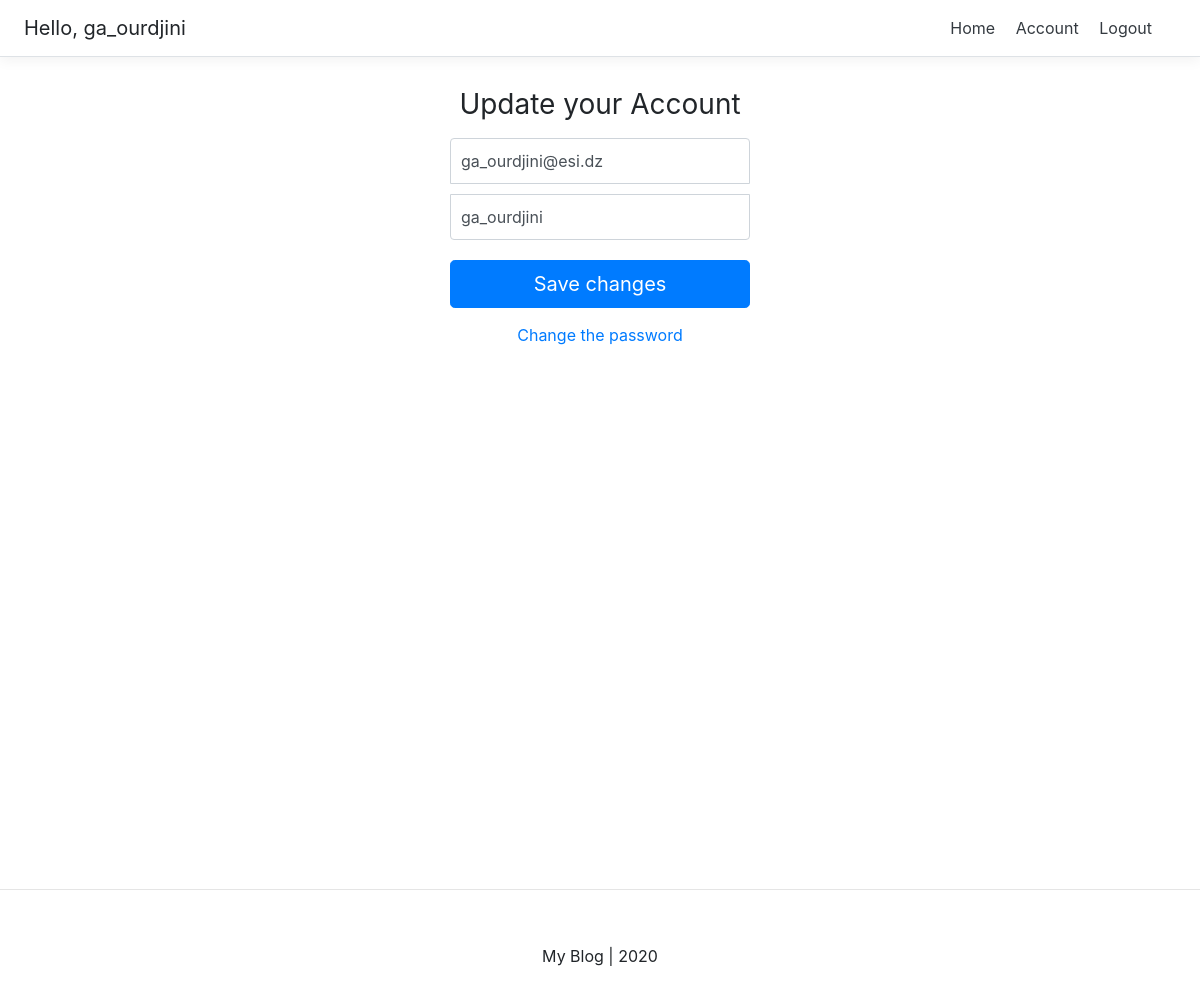
The app's page /account/ (signed in) with its own data.
### account/models.py (models this page shows, shortened)
class Account(AbstractBaseUser):
	email					= models.EmailField(verbose_name="email",max_length=60,unique=True)
	username				= models.CharField(max_length=30, unique=True)
	date_joined				= models.DateTimeField(verbose_name="date joined",auto_now_add=True)
	last_login				= models.DateTimeField(verbose_name="last login",auto_now=True)
	is_admin				= models.BooleanField(default=False)
	is_active				= models.BooleanField(default=True)
	is_staff				= models.BooleanField(default=False)
	is_superuser			= models.BooleanField(default=False)
	USERNAME_FIELD		= 'email'
	REQUIRED_FIELDS		= ['username',]
	objects = MyAccountManager()

### account/views.py (the view)
# urls.py: path('account/',account_view,name='account'),
def account_view(request):
	context = {}
	if not request.user.is_authenticated:
		return redirect('login')
	if request.POST:
		form = AccountUpdateForm(request.POST,instance=request.user)
		if form.is_valid():
			form.initial = {
				"email" : request.POST['email'],
				"username" : request.POST['username']
			}
			form.save()
			context['success_messaage'] = "Account updated"
	else:
		form = AccountUpdateForm(
			initial = {
				"email" : request.user.email,
				"username" : request.user.username
			}
		)
	context["account_form"] = form
	return render(request,"account/account.html",context)

### account/forms.py (shortened to what this page needs)
class AccountUpdateForm(forms.ModelForm):
	class Meta:
		model = Account
		fields = ('email','username')

### account/templates/account/account.html (shortened to what this page needs)
{% extends 'base.html'  %}
{% block content %}
    <div class="text-center">
        <form class="form-signin" method="post">{% csrf_token %}
            <h1 class="h3 mb-3 font-weight-normal">Update your Account</h1>
            <input type="email" id="inputEmail" class="form-control" placeholder="Email address" value="{{account_form.initial.email}}"  name="email" required autofocus>
            <input type="text" id="inputUsername" class="form-control" placeholder="Password" value="{{account_form.initial.username}}"  name="username" required>
            <button id="submitButton" class="btn btn-lg btn-primary btn-block" type="submit">Save changes</button>
        </form>
        <div class="d-flex flex-column">
            <a href="{% url 'password_change' %}" class="m-auto">Change the password</a>
        </div>
    </div>
{% endblock content %}

### templates/snippets/header.html (shortened to what this page needs)
<link rel="stylesheet" href="https://stackpath.bootstrapcdn.com/bootstrap/4.5.2/css/bootstrap.min.css">
<link rel="stylesheet" type="text/css" href="">
<div class="d-flex flex-column flex-md-row align-items-center p-3 px-md-4 mb-3 bg-white border-bottom box-shadow">
    <h5 class="my-0 mr-md-auto font-weight-normal">
        {% if request.user.is_authenticated %}
            Hello, {{request.user.username}}
        {% endif %}
    </h5>
    <nav class="my-2 my-md-0 mr-md-3">
        {% if request.user.is_authenticated %}
            <a class="p-2 text-dark" href="{% url 'home' %}">Home</a>
            <a class="p-2 text-dark" href="{% url 'account' %}">Account</a>
            <a class="p-2 text-dark" href="{% url 'logout' %}">Logout</a>
        {% else %}
            <a class="p-2 text-dark" href="{% url 'home' %}">Home</a>
            <a class="p-2 text-dark" href="{% url 'login' %}">Login</a>
            <a class="btn btn-outline-primary" href="{% url 'register' %}">Register</a>
        {% endif %}
    </nav>
</div>

### templates/snippets/header.html (style rules this page uses)
@media (min-width: 768px) { html { font-size: 16px; } }
.border-bottom { border-bottom: 1px solid #e5e5e5; }
.box-shadow { box-shadow: 0 .25rem .75rem rgba(0, 0, 0, .05); }

### account/templates/account/account.html (style rules this page uses)
.form-signin { width: 100%; max-width: 330px; padding: 15px; margin: 0 auto; }
.form-signin .form-control { position: relative; box-sizing: border-box; height: auto; padding: 10px; font-size: 16px; }
.form-signin input[type="email"] { margin-bottom: 10px; border-bottom-right-radius: 0; border-bottom-left-radius: 0; }
.form-signin input[type="text"] { margin-bottom: 10px; border-top-left-radius: 0; border-top-right-radius: 0; }
#submitButton { margin-top: 20px }

### records on screen
Account: user.username "ga_ourdjini", email "ga_ourdjini@esi.dz", username "ga_ourdjini"
